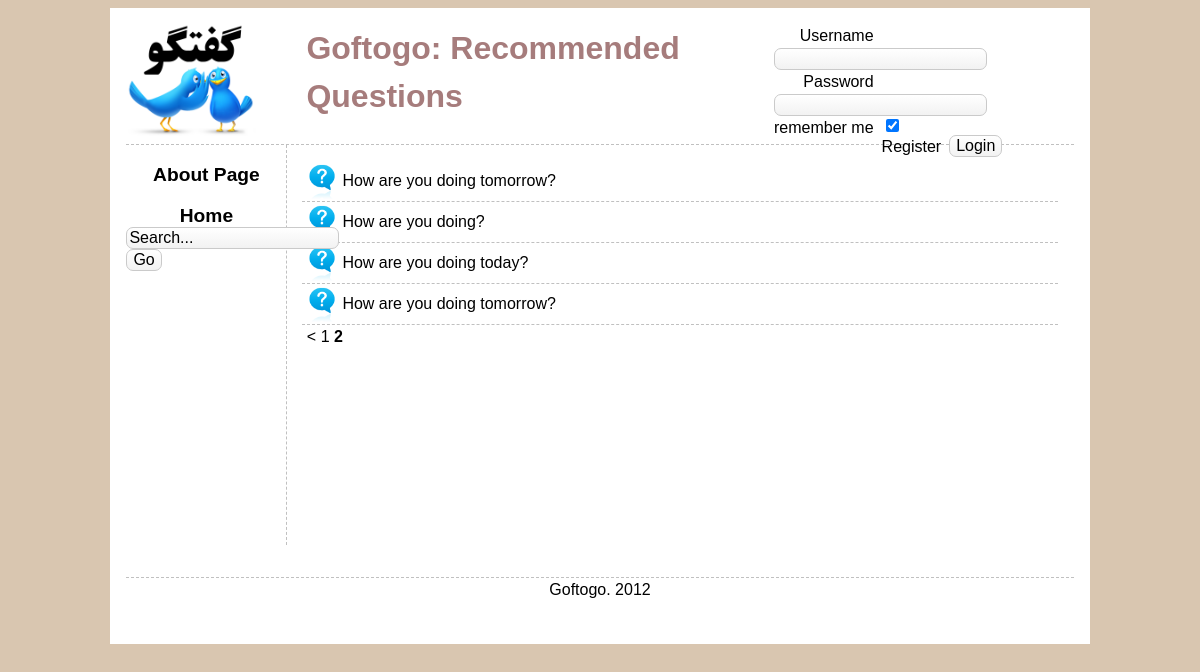
The page /main/questions/5 on the database its author committed.
### tables this page shows
CREATE TABLE IF NOT EXISTS `Question` (
  `questionID` int(11) NOT NULL AUTO_INCREMENT,
  `catID` int(11) DEFAULT NULL,
  `userID` int(11) DEFAULT NULL,
  `title` varchar(140) NOT NULL,
  `body` text NOT NULL,
  `rank` int(11) NOT NULL DEFAULT '0',
  `date` datetime DEFAULT NULL,
  PRIMARY KEY (`questionID`)
);

### application/controllers/main.php (called while the page is built, shortened)
<?php
class Main extends CI_Controller {
	public function __construct() {
		$this -> load -> model('question_model');
		$this -> load -> model('answer_model');
	}
	public function _loadviews($body_view, $data) {
		$this -> load -> view('templates/header', $data);
		$this -> load -> view('header/default');
		$this -> load -> view('leftnav/default');
		$this -> load -> view('body/' . $body_view, $data);
		$this -> load -> view('templates/footer');
	}
	public function questions($offset = 0) {
		$config['base_url'] = site_url('main/questions/');
		$config['per_page'] = 5;
		$data['questions'] = $this -> question_model -> get_list($offset, $config['per_page']);
		$config['total_rows'] = $this -> question_model -> get_count();
		$this -> pagination -> initialize($config);
		$data['pagelinks'] = $this -> pagination -> create_links();
		$data['title'] = 'Goftogo: Recommended Questions';
		$this -> _loadviews('qlist', $data);
	}
}

### index.php (called while the page is built, shortened)
<?php
require_once BASEPATH.'core/CodeIgniter.php';

### application/models/question_model.php (called while the page is built, shortened)
<?php
class Question_model extends CI_Model {
	public function get_list($offset, $limit, $filter = array()) {
		$this -> db -> select('questionID,title');
		$this -> db -> where($this->filter($filter));
		$query = $this -> db -> get('Question', $limit, $offset);
		return $query -> result();
	}
	public function get_count($filter = array()) {
		$this -> db -> from('Question');
		return $this -> db -> count_all_results();
	}
	private function filter($filter) {
		return array();
	}
}

### application/views/body/qlist.php (the view)
<div id="body">
<?php foreach ($questions as $question): ?>
	<div class="question">
		<?php echo anchor('main/qshow/'.$question->questionID,$question->title); ?>
	</div>
<?php endforeach ?>
<div class="pagination">
<?php echo($pagelinks);?>
</div>
</div>

### css/main.css (style rules this page uses)
body { background: #D9C6B0; font: normal 100% sans-serif; line-height: 1.5; color: black; }
a { text-decoration: none; color: black; cursor: pointer; }
#body { margin-left: 10em; min-height :400px; padding: 1em; }
.question, .answer, .comment { border-bottom-width: 1px; border-bottom-style: dashed; border-color: silver; padding: 0.5em; text-align: justify; }
.question { padding-left: 2.5em; background: transparent url(../img/icons/question.png) no-repeat top left; background-size: 40px; }

### css/form.css (style rules this page uses)
#form label { display: block; float: left; padding-right: 0.5em; text-align: right; width: 100px; font-size: 100%; }
#form a { float: left; padding-right: 0.5em; text-align: left; }
#form input { -moz-border-radius: 7px; -webkit-border-radius: 7px; background-color: #eaeaea; background: -moz-linear-gradient(top, #ffffff, #f2f2f2); background: -webkit-gradient(linear, left top, left bottom, color-stop(0.0, #ffffff), color-stop(1.0, #f2f2f2)); border: 1px solid #cacaca; font-family: inherit; font-size: 100%; }

### rows shown on the page
question: questionID+title "How are you doing tomorrow?"
question: questionID+title "How are you doing?"
question: questionID+title "How are you doing today?"
question: questionID+title "How are you doing tomorrow?"

### other values the page prints
form_label('Username','username') "Username"
form_label('Password','password') "Password"
form_label('remember me','remember') "remember me"
anchor("user/register/","Register") "Register"
$title "Goftogo: Recommended Questions"
anchor('main/view/about',"About Page") "About Page"
anchor('',"Home") "Home"
$pagelinks "< 1 2"
